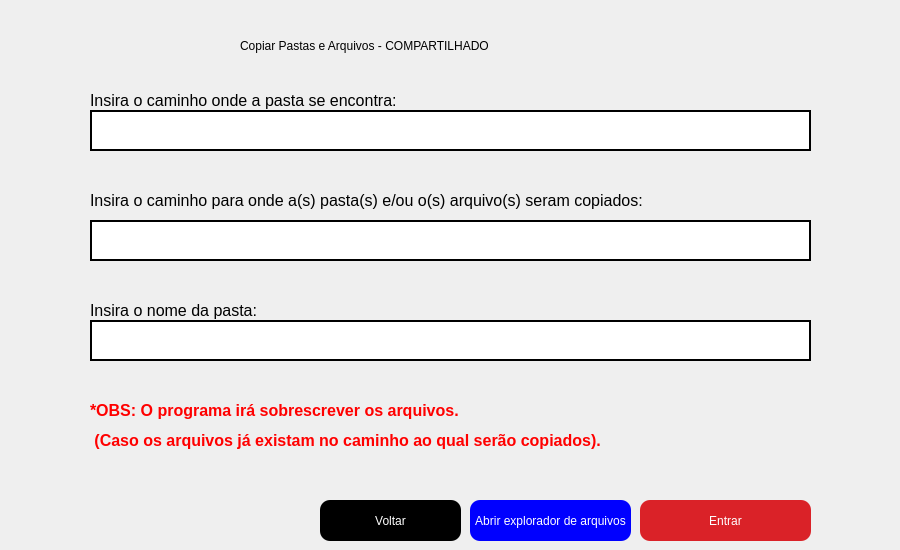
<?xml version="1.0" encoding="UTF-8"?>
<ui version="4.0">
 <class>Form</class>
 <widget class="QWidget" name="Form">
  <property name="geometry">
   <rect>
    <x>0</x>
    <y>0</y>
    <width>900</width>
    <height>550</height>
   </rect>
  </property>
  <property name="minimumSize">
   <size>
    <width>900</width>
    <height>550</height>
   </size>
  </property>
  <property name="maximumSize">
   <size>
    <width>900</width>
    <height>550</height>
   </size>
  </property>
  <property name="windowTitle">
   <string>Form</string>
  </property>
  <widget class="QLabel" name="lbl_barra">
   <property name="geometry">
    <rect>
     <x>0</x>
     <y>-40</y>
     <width>20</width>
     <height>611</height>
    </rect>
   </property>
   <property name="styleSheet">
    <string notr="true"/>
   </property>
   <property name="text">
    <string/>
   </property>
   <property name="pixmap">
    <pixmap>../imagens/faixa.png</pixmap>
   </property>
   <property name="scaledContents">
    <bool>true</bool>
   </property>
   <property name="wordWrap">
    <bool>false</bool>
   </property>
  </widget>
  <widget class="QLabel" name="lbl_barra_2">
   <property name="geometry">
    <rect>
     <x>880</x>
     <y>-60</y>
     <width>20</width>
     <height>621</height>
    </rect>
   </property>
   <property name="styleSheet">
    <string notr="true"/>
   </property>
   <property name="text">
    <string/>
   </property>
   <property name="pixmap">
    <pixmap>../imagens/faixa.png</pixmap>
   </property>
   <property name="scaledContents">
    <bool>true</bool>
   </property>
   <property name="wordWrap">
    <bool>false</bool>
   </property>
  </widget>
  <widget class="QLabel" name="lbl_titulo">
   <property name="geometry">
    <rect>
     <x>240</x>
     <y>30</y>
     <width>431</width>
     <height>31</height>
    </rect>
   </property>
   <property name="styleSheet">
    <string notr="true">font: 15pt &quot;MS Shell Dlg 2&quot;;</string>
   </property>
   <property name="text">
    <string>Copiar Pastas e Arquivos - COMPARTILHADO</string>
   </property>
  </widget>
  <widget class="QLabel" name="lbl_entrada_pasta">
   <property name="geometry">
    <rect>
     <x>90</x>
     <y>90</y>
     <width>441</width>
     <height>21</height>
    </rect>
   </property>
   <property name="font">
    <font>
     <pointsize>12</pointsize>
    </font>
   </property>
   <property name="text">
    <string>Insira o caminho onde a pasta se encontra: </string>
   </property>
  </widget>
  <widget class="QLineEdit" name="txt_entrada_pasta">
   <property name="geometry">
    <rect>
     <x>90</x>
     <y>110</y>
     <width>721</width>
     <height>41</height>
    </rect>
   </property>
   <property name="font">
    <font>
     <pointsize>20</pointsize>
    </font>
   </property>
   <property name="styleSheet">
    <string notr="true">background-color: white;
border: 2px solid black;
</string>
   </property>
   <property name="text">
    <string/>
   </property>
  </widget>
  <widget class="QLabel" name="lbl_saida_pasta">
   <property name="geometry">
    <rect>
     <x>90</x>
     <y>190</y>
     <width>581</width>
     <height>21</height>
    </rect>
   </property>
   <property name="font">
    <font>
     <pointsize>12</pointsize>
    </font>
   </property>
   <property name="text">
    <string>Insira o caminho para onde a(s) pasta(s) e/ou o(s) arquivo(s) seram copiados:</string>
   </property>
  </widget>
  <widget class="QLineEdit" name="txt_saida_pasta">
   <property name="geometry">
    <rect>
     <x>90</x>
     <y>220</y>
     <width>721</width>
     <height>41</height>
    </rect>
   </property>
   <property name="font">
    <font>
     <pointsize>20</pointsize>
    </font>
   </property>
   <property name="styleSheet">
    <string notr="true">background-color: white;
border: 2px solid black;
</string>
   </property>
   <property name="text">
    <string/>
   </property>
  </widget>
  <widget class="QLabel" name="lbl_logo">
   <property name="geometry">
    <rect>
     <x>90</x>
     <y>510</y>
     <width>121</width>
     <height>31</height>
    </rect>
   </property>
   <property name="text">
    <string/>
   </property>
   <property name="pixmap">
    <pixmap>../imagens/logo.png</pixmap>
   </property>
   <property name="scaledContents">
    <bool>true</bool>
   </property>
  </widget>
  <widget class="QPushButton" name="btn_entrar">
   <property name="geometry">
    <rect>
     <x>640</x>
     <y>500</y>
     <width>171</width>
     <height>41</height>
    </rect>
   </property>
   <property name="styleSheet">
    <string notr="true">background-color: #DA2228;
color: white;
border-radius: 10px;</string>
   </property>
   <property name="text">
    <string>Entrar</string>
   </property>
   <property name="autoDefault">
    <bool>true</bool>
   </property>
   <property name="default">
    <bool>true</bool>
   </property>
  </widget>
  <widget class="QPushButton" name="btn_voltar">
   <property name="geometry">
    <rect>
     <x>320</x>
     <y>500</y>
     <width>141</width>
     <height>41</height>
    </rect>
   </property>
   <property name="styleSheet">
    <string notr="true">background-color: black;
color: white;
border-radius: 10px;</string>
   </property>
   <property name="text">
    <string>Voltar</string>
   </property>
   <property name="autoDefault">
    <bool>true</bool>
   </property>
   <property name="default">
    <bool>true</bool>
   </property>
  </widget>
  <widget class="QLabel" name="lbl_obs">
   <property name="geometry">
    <rect>
     <x>90</x>
     <y>400</y>
     <width>721</width>
     <height>21</height>
    </rect>
   </property>
   <property name="font">
    <font>
     <pointsize>12</pointsize>
     <weight>75</weight>
     <bold>true</bold>
    </font>
   </property>
   <property name="styleSheet">
    <string notr="true">color: rgb(255, 0, 0);
</string>
   </property>
   <property name="text">
    <string>*OBS: O programa irá sobrescrever os arquivos.</string>
   </property>
  </widget>
  <widget class="QLineEdit" name="txt_nome_pasta">
   <property name="geometry">
    <rect>
     <x>90</x>
     <y>320</y>
     <width>721</width>
     <height>41</height>
    </rect>
   </property>
   <property name="font">
    <font>
     <pointsize>20</pointsize>
    </font>
   </property>
   <property name="styleSheet">
    <string notr="true">background-color: white;
border: 2px solid black;
</string>
   </property>
   <property name="text">
    <string/>
   </property>
  </widget>
  <widget class="QLabel" name="lbl_nome_pasta">
   <property name="geometry">
    <rect>
     <x>90</x>
     <y>300</y>
     <width>581</width>
     <height>21</height>
    </rect>
   </property>
   <property name="font">
    <font>
     <pointsize>12</pointsize>
    </font>
   </property>
   <property name="text">
    <string>Insira o nome da pasta:</string>
   </property>
  </widget>
  <widget class="QLabel" name="lbl_obs_2">
   <property name="geometry">
    <rect>
     <x>90</x>
     <y>430</y>
     <width>721</width>
     <height>21</height>
    </rect>
   </property>
   <property name="font">
    <font>
     <pointsize>12</pointsize>
     <weight>75</weight>
     <bold>true</bold>
    </font>
   </property>
   <property name="styleSheet">
    <string notr="true">color: rgb(255, 0, 0);
</string>
   </property>
   <property name="text">
    <string> (Caso os arquivos já existam no caminho ao qual serão copiados).</string>
   </property>
  </widget>
  <widget class="QPushButton" name="btn_explorador_arquivo">
   <property name="geometry">
    <rect>
     <x>470</x>
     <y>500</y>
     <width>161</width>
     <height>41</height>
    </rect>
   </property>
   <property name="styleSheet">
    <string notr="true">background-color: blue;
color: white;
border-radius: 10px;</string>
   </property>
   <property name="text">
    <string>Abrir explorador de arquivos</string>
   </property>
   <property name="autoDefault">
    <bool>true</bool>
   </property>
   <property name="default">
    <bool>true</bool>
   </property>
  </widget>
 </widget>
 <tabstops>
  <tabstop>txt_entrada_pasta</tabstop>
  <tabstop>txt_saida_pasta</tabstop>
  <tabstop>txt_nome_pasta</tabstop>
  <tabstop>btn_entrar</tabstop>
  <tabstop>btn_explorador_arquivo</tabstop>
  <tabstop>btn_voltar</tabstop>
 </tabstops>
 <resources/>
 <connections/>
</ui>
